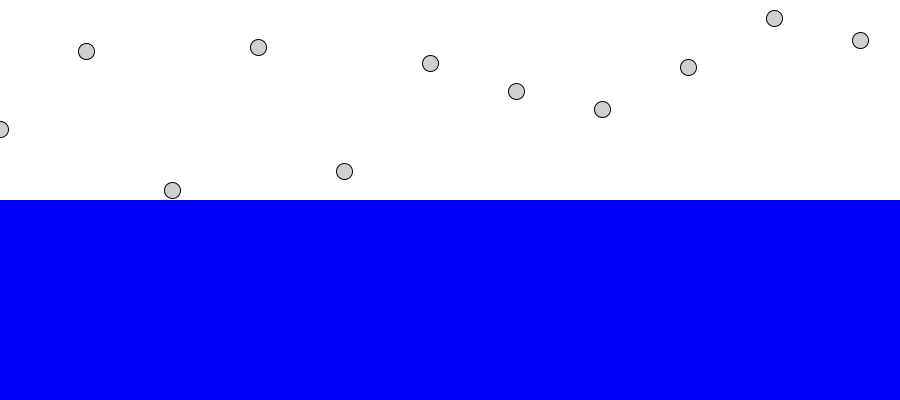
Frame 1 (no input)
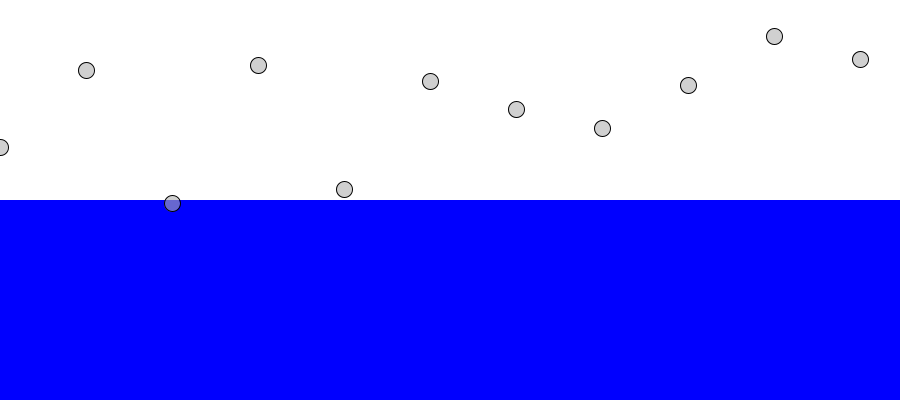
Frame 60 (the mouse pressed at the canvas centre just before this capture)
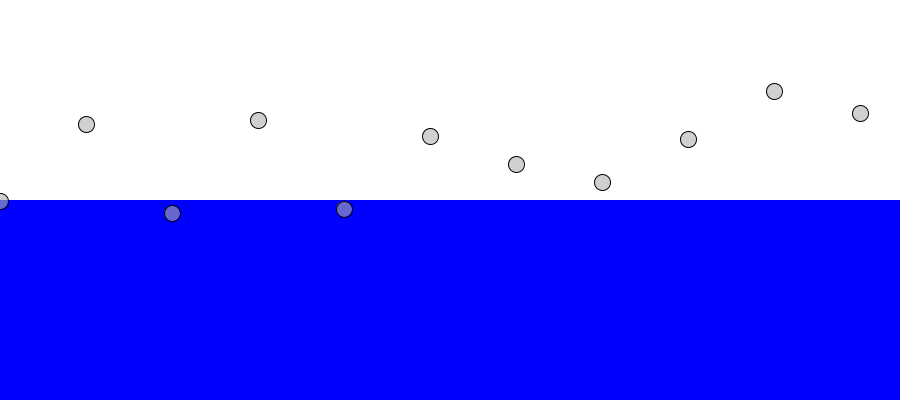
Frame 120 (the mouse held since frame 60 and released just before this capture)

The Processing sketch that drew these frames (run headless with seeded random() and noise(); from frame 60 on, the mouse is pressed at the canvas centre):

// Processing sketch: Attractor
// ── Attractor.pde
class Liquid{
  
  float x,y,w,h;
  float c;
  
  Liquid(float x_,float y_, float w_, float h_, float c_){
    
   x = x_;
   y = y_;
   w = w_;
   h = h_;
   c = c_;
  }
  
  
  boolean contains(Mover m){
    boolean b = false;
    
    if((m.location.x >= x) && (m.location.x <= x+w)){
     
      if((m.location.y >= y) && (m.location.y <= y+h)){
        b = true;
      }
      
    }
    
    
    return b;   
  }
  
  
  PVector drag(Mover m){
    
   float speed = m.velocity.mag(); 
   float dragMag = c * speed * speed;
   PVector drag = PVector.mult(m.velocity,-1);
   drag.normalize();
   drag.mult(dragMag);
   
   return drag;
   
  }
  
  
  
  void display(){
    
   noStroke();
   fill(0,0,255);
   rect(x,y,w,h);
  }
  
}


class Mover{
 
  PVector location;
  PVector velocity;
  PVector acceleration;
  float topspeed;
  float mass;
  
  
  Mover(float m, float x, float y){
   
    location = new PVector(x,y);
    velocity = new PVector(0,0);
    acceleration = new PVector(0,0);
    topspeed = 5;
    mass = m;
  }
  
  void update(){
   velocity.add(acceleration);
   velocity.limit(topspeed);
   location.add(velocity); 

    acceleration.mult(0);
  }
  
  void display(){
   stroke(0);
   fill(175,150);
   ellipse(location.x,location.y,mass*16,mass*16);
  }
  
  void applyForce(PVector force){
    PVector f = PVector.div(force,mass);
    acceleration.add(f);
    
  }
  
  void checkEdges(){
   if (location.x > width){
     location.x = width;
     velocity.x *= -1;
   }
   else if(location.x < 0){
     location.x = 0;
     velocity.x *= -1;
   }
   
   if (location.y > height){
     location.y = height;
     velocity.y *= -1;
   }
   else if(location.y < 0){
     location.y = 0;
     velocity.y *= -1;
   }
  }
}




Mover[] movers;
Liquid liquid;


void setup(){
  size(900,400);
  
  liquid = new Liquid(0,height/2,width,height/2,0.4);
  
  movers = new Mover[11];
  
  for (int i = 0; i < movers.length; i++){
       
    movers[i] = new Mover(random(1,1),(i*86),random(0,height/2));
  }

}


void draw(){
 
  
  background(255);
 

    liquid.display();
    
    for(Mover mover:movers){
    
    PVector gravity = new PVector(0,0.01 * mover.mass);
    mover.applyForce(gravity);
    boolean b = liquid.contains(mover);
    if(b){
    
      PVector drag = liquid.drag(mover);

      mover.applyForce(drag);
    
      
    }
    
    
    mover.update();
    mover.checkEdges();
    mover.display();
    }
    
    println(movers[1].velocity.mag());
    println(movers[2].velocity.mag());
    println();
}
